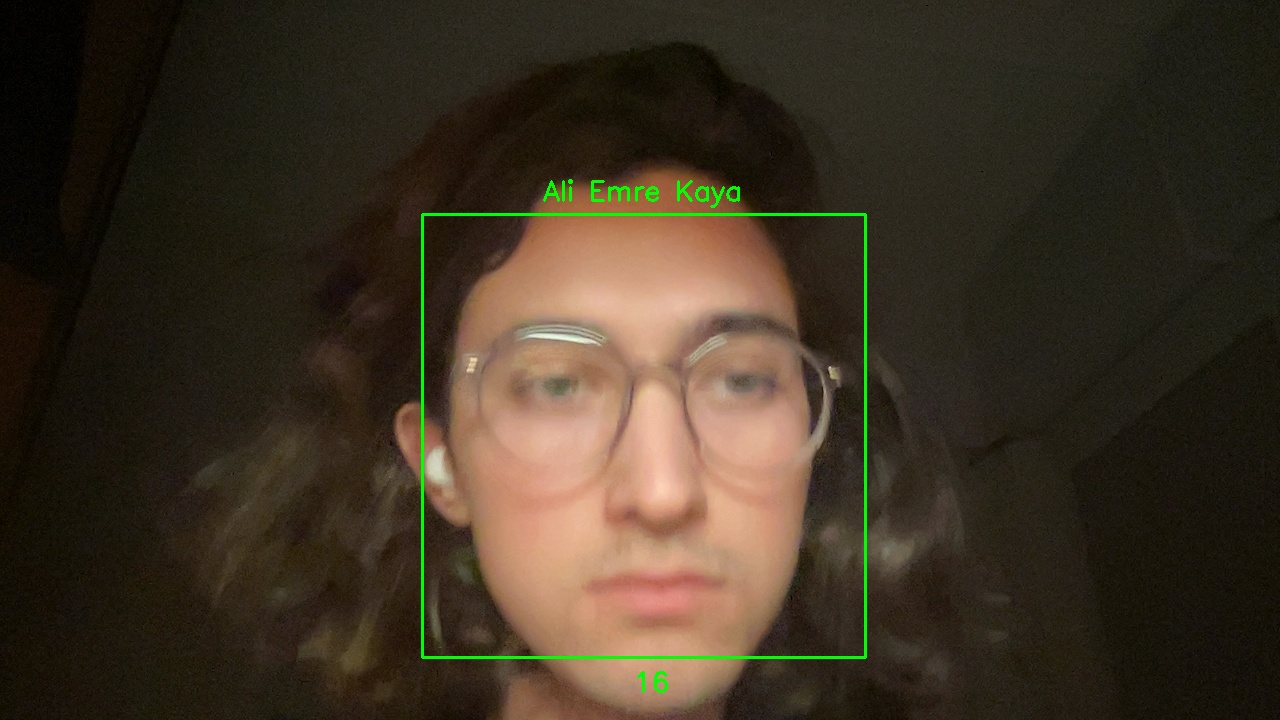
#> input picture dataset/Ali Emre Kaya/20240227_001946.jpg, 1280 x 720 px; its folder holds only this picture in this run
$ jupyter execute train.ipynb   (shell and % lines are left out)
#> lines starting #> are read from the running program, lines starting #| are printed output that depends on the picture
[cell 1]
import os
import cv2 as cv
import numpy as np
import datetime

[cell 2]
current_time = datetime.datetime.now()
timestamp = current_time.strftime("%Y%m%d_%H%M%S")
print(timestamp)

[cell 3]
# List of recognized individuals
people = ["Ali Emre Kaya",
          "Burhan Altintop"]

[cell 4]
# Path of the directory containing the datasets
DIR = r'dataset'

[cell 5]
# Load OpenCV's pre-trained Haar cascade for face detection
haar_cascade = cv.CascadeClassifier(cv.data.haarcascades + 'haarcascade_frontalface_default.xml')

[cell 6]
features = []
labels = []

# Function to create and train the face recognizer
def create_train():
    for person in people:
        path = os.path.join(DIR, person)
        label = people.index(person)

        for img in os.listdir(path):
            img_path = os.path.join(path, img)

            # Load the image and convert to grayscale
            img_array = cv.imread(img_path)
#> img_array is the input picture: shape (720, 1280, 3); mean B, G, R 35.4, 50.5, 61.7
            if img_array is None:
                print("Error loading image:", img_path)
                continue
            gray = cv.cvtColor(img_array, cv.COLOR_BGR2GRAY)
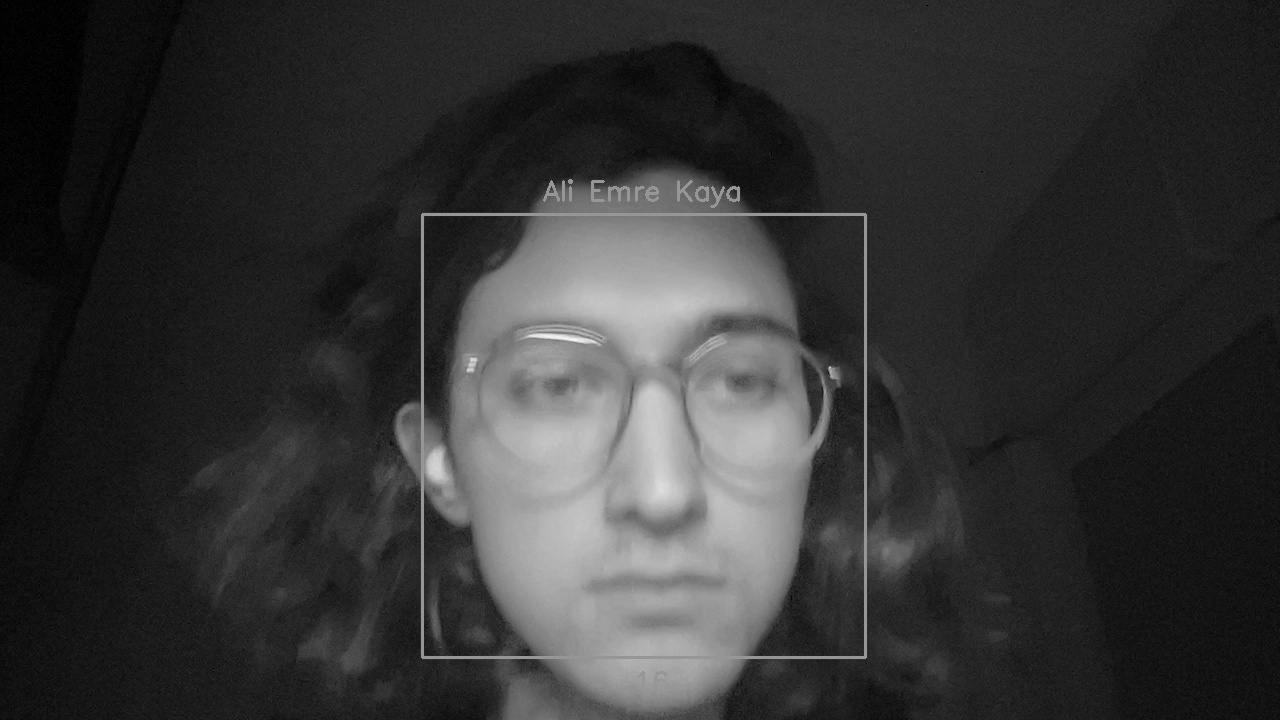
#> gray: shape (720, 1280); min 0, max 248, mean 52.1

            # Detect faces in the image and extract regions of interest (ROIs)
            faces_rect = haar_cascade.detectMultiScale(gray, scaleFactor=1.1, minNeighbors=4)
#> faces_rect = [[426, 213, 440, 440]]

            # Selecting the biggest face
            # (assuming that will be the inividual)
            if(len(faces_rect)  != 0):
                biggest_rect = -1
                xB = 0
                yB = 0
                wB = 0
                hB = 0
                for(x, y, w, h) in faces_rect:
                    new_rect = abs(w)
                    if(biggest_rect < new_rect):
                        biggest_rect = new_rect
                        xB = x
                        yB = y
                        wB = w
                        hB = h
#> this loop made 1 pass
#> (x, y, w, h, new_rect, biggest_rect, xB, yB) on pass 1: (426, 213, 440, 440, 440, 440, 426, 213)
#> after the loop, biggest_rect = 440; hB = 440; wB = 440; xB = 426; yB = 213

            # Indexes of biggest face
            faces_rect = [[xB, yB, wB, hB]]

            for (x, y, w, h) in faces_rect:
                faces_roi = gray[y:y+h, x:x+w]
                features.append(faces_roi)
                labels.append(label)
#> this loop made 1 pass
#> pass 1, in create_train, `faces_roi = gray[y:y+h, x:x+w]`:
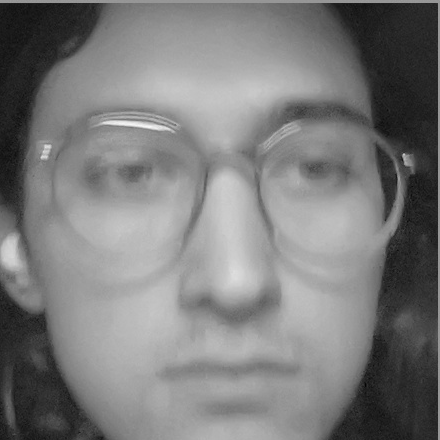
#> faces_roi: shape (440, 440); min 3, max 248, mean 123.3
#> after the loop, features = 1 item; labels = [0]
#> pass 2 of the loop in create_train, `for person in people:`:
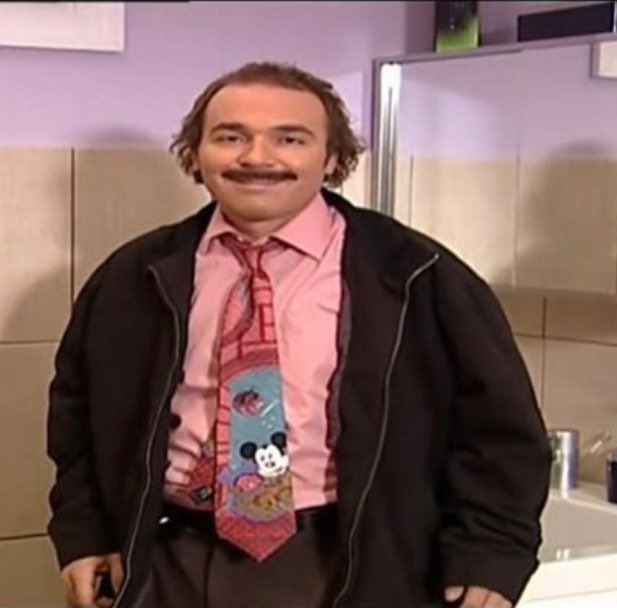
#> input picture dataset/Burhan Altintop/E1ugYh-XEAIaEbb.jpg, 617 x 608 px
#> in create_train, img_array is the input picture: shape (608, 617, 3); mean B, G, R 95, 97.9, 127.7
#> in create_train, `gray = cv.cvtColor(img_array, cv.COLOR_BGR2GRAY)`:
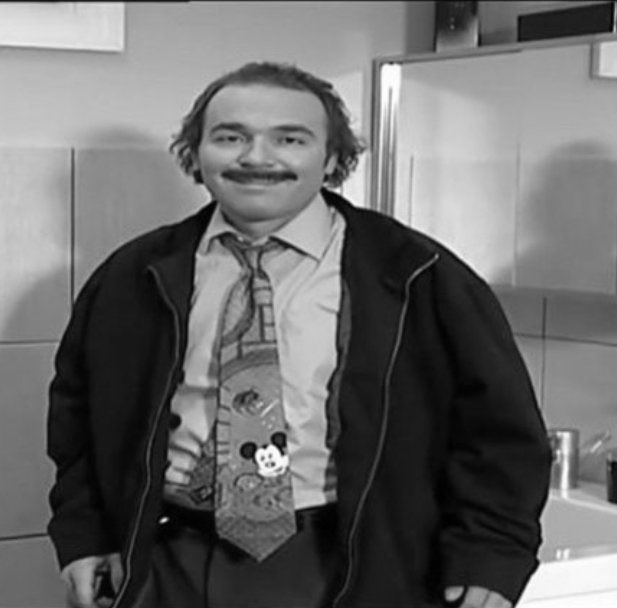
#> gray: shape (608, 617); min 0, max 255, mean 106.5
#> faces_rect = [[187, 83, 140, 140]]
#> the loop in create_train, `for(x, y, w, h) in faces_rect:` made 1 pass
#> (x, y, w, h, new_rect, biggest_rect, xB, yB) on pass 1: (187, 83, 140, 140, 140, 140, 187, 83)
#> after the loop in create_train, `for(x, y, w, h) in faces_rect:`: biggest_rect = 140; xB = 187; yB = 83
#> the loop in create_train, `for (x, y, w, h) in faces_rect:` made 1 pass
#> pass 1, in create_train, `faces_roi = gray[y:y+h, x:x+w]`:
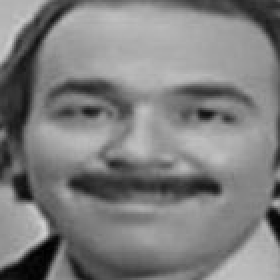
#> faces_roi: shape (140, 140) (shown 2 times larger); min 0, max 208, mean 126.5
#> after the loop in create_train, `for (x, y, w, h) in faces_rect:`: features = 2 items; labels = [0, 1]

# Call the function to create and train the face recognizer
create_train()
print("|---------- Training Done ----------|")
